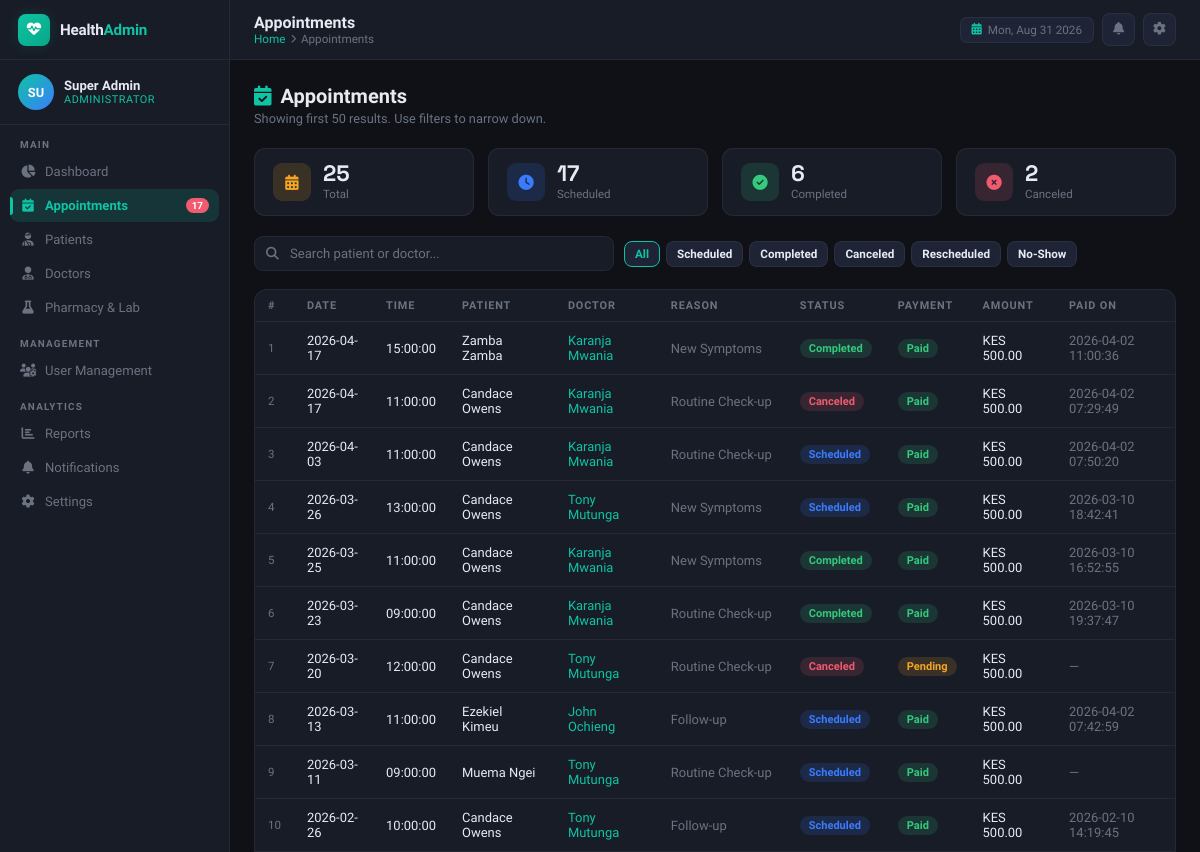
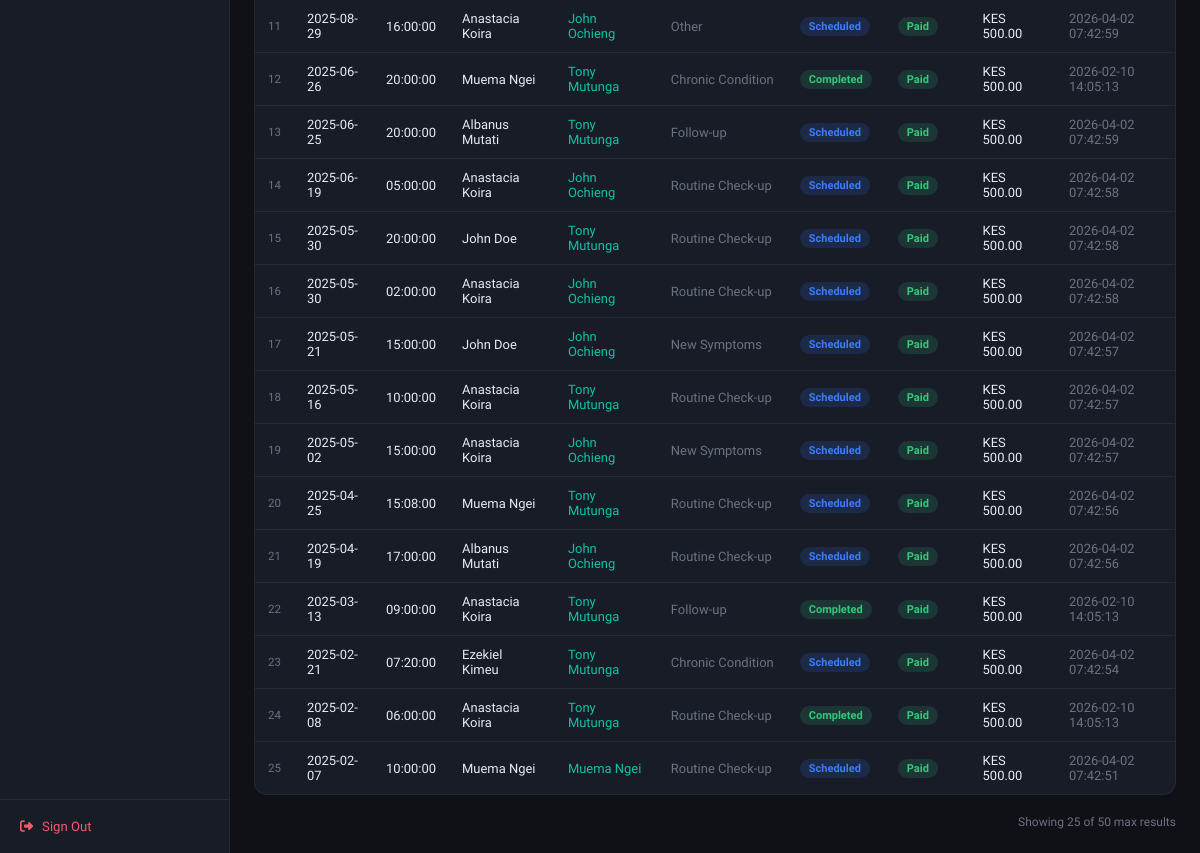
The page /admin/appointments.php (signed in) on the database as committed earlier (2 pictures, top to bottom).
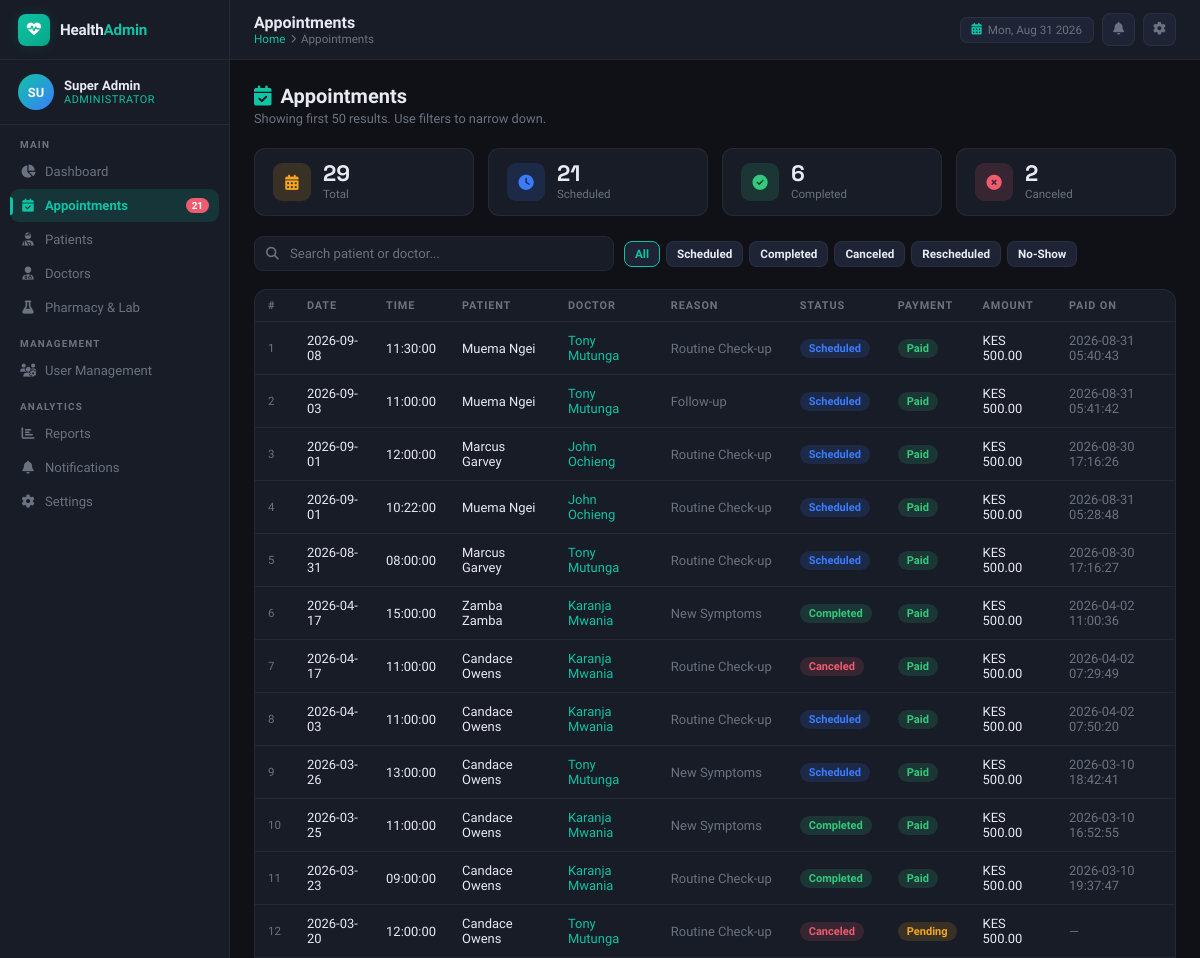
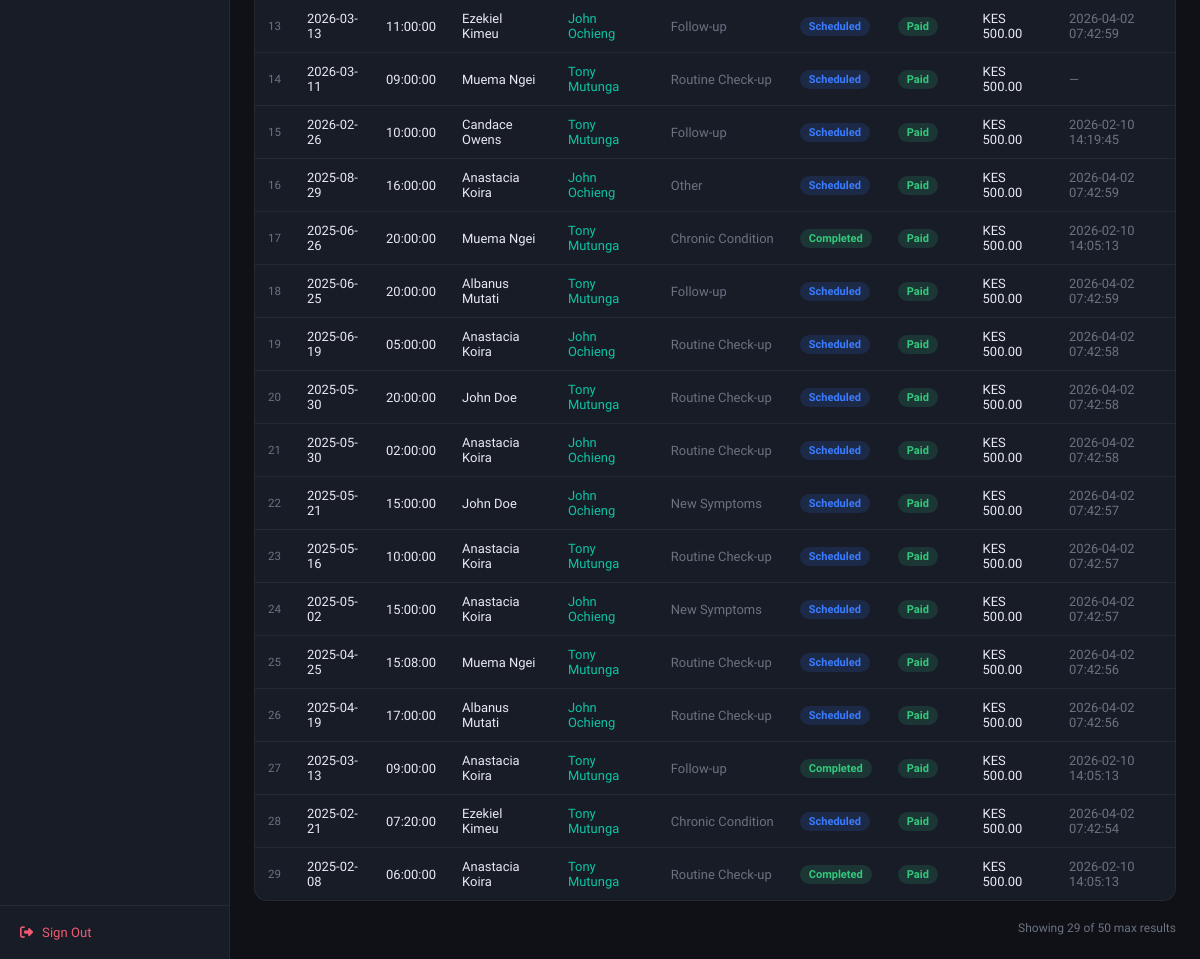
The same page on the database as committed later (2 pictures, top to bottom).
### tables this page shows
CREATE TABLE `appointments` (
  `appointment_id` int(11) NOT NULL,
  `patient_id` int(11) NOT NULL,
  `doctor_id` int(11) NOT NULL,
  `appointment_date` date NOT NULL,
  `appointment_time` time NOT NULL,
  `status` enum('scheduled','completed','canceled','no_show','rescheduled') NOT NULL DEFAULT 'scheduled',
  `payment_status` enum('pending','paid') DEFAULT 'pending',
  `payment_amount` decimal(10,2) DEFAULT 500.00,
  `payment_date` timestamp NULL DEFAULT NULL,
  `payment_method` varchar(50) DEFAULT NULL,
  `payment_reference` varchar(100) DEFAULT NULL,
  `created_at` timestamp NULL DEFAULT current_timestamp(),
  `updated_at` timestamp NULL DEFAULT NULL,
  `updated_by` int(11) DEFAULT NULL,
  `reason` enum('Routine Check-up','Follow-up','New Symptoms','Chronic Condition','Other') NOT NULL,
  `additional_notes` text DEFAULT NULL,
  `appointment_duration` int(11) NOT NULL DEFAULT 30 COMMENT 'minutes'
);

CREATE TABLE `users` (
  `user_id` int(11) NOT NULL,
  `full_name` varchar(100) NOT NULL,
  `email` varchar(100) NOT NULL,
  `password_hash` varchar(255) NOT NULL,
  `phone_number` varchar(15) DEFAULT NULL,
  `role` enum('admin','doctor','patient','receptionist') NOT NULL,
  `specialization` varchar(100) DEFAULT NULL,
  `created_at` timestamp NULL DEFAULT current_timestamp()
);

### admin/appointments.php (the view, shortened to what the changed rows need)
<?php
require_once "../config/db.php";
$current_page  = 'appointments';
$sc = $conn->query("SELECT COUNT(*) AS c FROM appointments WHERE status='scheduled'")->fetch_assoc();
$scheduled_count = (int)$sc['c'];
$status_filter = $_GET['status'] ?? '';
$search        = trim($_GET['search'] ?? '');
$where_clauses = [];
$where_sql = $where_clauses ? 'WHERE ' . implode(' AND ', $where_clauses) : '';
$sql = "
    SELECT
        a.appointment_id,
        a.appointment_date,
        a.appointment_time,
        a.status,
        a.reason,
        u.full_name  AS patient_name,
        d.full_name  AS doctor_name,
        COALESCE(a.payment_status, 'unpaid') AS payment_status,
        a.payment_amount,
        a.payment_date
    FROM appointments a
    JOIN patients  pt ON a.patient_id  = pt.patient_id
    JOIN users     u  ON pt.user_id    = u.user_id
    JOIN users     d  ON a.doctor_id   = d.user_id
    $where_sql
    ORDER BY a.appointment_date DESC, a.appointment_time DESC
    LIMIT 50
";
$stmt = $conn->prepare($sql);
$stmt->execute();
$result = $stmt->get_result();
$rows   = $result->fetch_all(MYSQLI_ASSOC);
$total_q    = $conn->query("SELECT COUNT(*) AS c FROM appointments")->fetch_assoc()['c'];
$sched_q    = $conn->query("SELECT COUNT(*) AS c FROM appointments WHERE status='scheduled'")->fetch_assoc()['c'];
$done_q     = $conn->query("SELECT COUNT(*) AS c FROM appointments WHERE status='completed'")->fetch_assoc()['c'];
$cancel_q   = $conn->query("SELECT COUNT(*) AS c FROM appointments WHERE status='canceled'")->fetch_assoc()['c'];
?>
<!DOCTYPE html>
<html lang="en">
<head>
<?php include "sidebar.php"; ?>
</head>
<body>
<div class="main-wrap">
  <main class="page-content">
    <div class="page-header">
      <h2><i class="fas fa-calendar-check"></i> Appointments</h2>
      <p>Showing first 50 results. Use filters to narrow down.</p>
    </div>
    <div class="mini-stats">
      <div class="mini-stat"><div class="mini-stat-icon amber"><i class="fas fa-calendar-alt"></i></div><div><div class="mini-stat-val"><?= $total_q ?></div><div class="mini-stat-lbl">Total</div></div></div>
      <div class="mini-stat"><div class="mini-stat-icon blue"><i class="fas fa-clock"></i></div><div><div class="mini-stat-val"><?= $sched_q ?></div><div class="mini-stat-lbl">Scheduled</div></div></div>
      <div class="mini-stat"><div class="mini-stat-icon green"><i class="fas fa-circle-check"></i></div><div><div class="mini-stat-val"><?= $done_q ?></div><div class="mini-stat-lbl">Completed</div></div></div>
      <div class="mini-stat"><div class="mini-stat-icon rose"><i class="fas fa-circle-xmark"></i></div><div><div class="mini-stat-val"><?= $cancel_q ?></div><div class="mini-stat-lbl">Canceled</div></div></div>
    </div>
    <div class="search-wrap" style="flex-wrap:wrap;gap:10px;">
      <div class="search-input-wrap">
      </div>
      <div style="display:flex;gap:6px;flex-wrap:wrap">
        <?php
        $statuses = ['all'=>'All', 'scheduled'=>'Scheduled', 'completed'=>'Completed', 'canceled'=>'Canceled', 'rescheduled'=>'Rescheduled', 'no_show'=>'No-Show'];
        foreach ($statuses as $val => $label):
          $active = ($status_filter === $val || ($val==='all' && !$status_filter)) ? 'active' : '';
        ?>
        <a href="?status=<?= $val ?><?= $search?"&search=".urlencode($search):'' ?>" class="ha-btn ha-btn-ghost ha-btn-sm <?= $active ?>" style="<?= $active?'border-color:var(--teal);color:var(--teal)':'' ?>"><?= $label ?></a>
        <?php endforeach; ?>
      </div>
    </div>
    <div class="ha-card" style="padding:0;overflow:hidden">
      <div style="overflow-x:auto">
      <table class="ha-table" id="apptTable">
        <thead>
          <tr>
            <th>#</th>
            <th>Date</th>
            <th>Time</th>
            <th>Patient</th>
            <th>Doctor</th>
            <th>Reason</th>
            <th>Status</th>
            <th>Payment</th>
            <th>Amount</th>
            <th>Paid On</th>
          </tr>
        </thead>
        <tbody>
          <?php if (empty($rows)): ?>
          <tr><td colspan="10" style="text-align:center;color:var(--muted);padding:32px">No appointments found.</td></tr>
          <?php else: ?>
          <?php foreach ($rows as $i => $r): ?>
          <tr>
            <td style="color:var(--muted);font-size:.72rem"><?= $i+1 ?></td>
            <td style="font-weight:500"><?= htmlspecialchars($r['appointment_date']) ?></td>
            <td><?= htmlspecialchars($r['appointment_time']) ?></td>
            <td><?= htmlspecialchars($r['patient_name']) ?></td>
            <td style="color:var(--teal)"><?= htmlspecialchars($r['doctor_name']) ?></td>
            <td style="color:var(--muted);max-width:160px;white-space:nowrap;overflow:hidden;text-overflow:ellipsis"><?= htmlspecialchars($r['reason'] ?? '—') ?></td>
            <td><span class="ha-badge badge-<?= strtolower($r['status']) ?>"><?= ucfirst($r['status']) ?></span></td>
            <td><span class="ha-badge badge-<?= strtolower($r['payment_status']) ?>"><?= ucfirst($r['payment_status']) ?></span></td>
            <td><?= $r['payment_amount'] ? 'KES '.number_format($r['payment_amount'],2) : '—' ?></td>
            <td style="color:var(--muted)"><?= $r['payment_date'] ?? '—' ?></td>
          </tr>
          <?php endforeach; ?>
          <?php endif; ?>
        </tbody>
      </table>
      </div>
    </div>
    <div class="ha-page-info" style="text-align:right">Showing <?= count($rows) ?> of 50 max results</div>
  </main>
</div>
</body>
</html>

### admin/sidebar.php (shortened to what the changed rows need)
<?php
$current = $current_page ?? '';
?>
<link href="https://cdnjs.cloudflare.com/ajax/libs/font-awesome/6.5.0/css/all.min.css" rel="stylesheet">
<aside class="sidebar">
  <nav class="sb-nav">
    <a href="/Appointment_system/admin/appointments.php"  class="nav-item <?= $current==='appointments' ?'active':'' ?>">
      <i class="fas fa-calendar-check"></i> Appointments
      <?php if ($scheduled_count ?? 0): ?><span class="nav-badge"><?= $scheduled_count ?></span><?php endif; ?>
    </a>
  </nav>
</aside>

Rows that differ between the two databases and show on the page:
removed appointments: appointment_date "2025-02-07", appointment_time "10:00:00", doctor.full_name "Muema Ngei", reason "Routine Check-up", status "Scheduled", payment_status "Paid", payment_amount "500.00", payment_date "2026-04-02 07:42:51"
added appointments: appointment_date "2026-09-08", appointment_time "11:30:00", users.full_name "Muema Ngei", doctor.full_name "Tony Mutunga", reason "Routine Check-up", status "Scheduled", payment_status "Paid", payment_amount "500.00", payment_date "2026-08-31 05:40:43"
added appointments: appointment_date "2026-09-03", appointment_time "11:00:00", users.full_name "Muema Ngei", doctor.full_name "Tony Mutunga", reason "Follow-up", status "Scheduled", payment_status "Paid", payment_amount "500.00", payment_date "2026-08-31 05:41:42"
added appointments: appointment_date "2026-09-01", appointment_time "12:00:00", users.full_name "Marcus Garvey", doctor.full_name "John Ochieng", reason "Routine Check-up", status "Scheduled", payment_status "Paid", payment_amount "500.00", payment_date "2026-08-30 17:16:26"
added appointments: appointment_date "2026-09-01", appointment_time "10:22:00", users.full_name "Muema Ngei", doctor.full_name "John Ochieng", reason "Routine Check-up", status "Scheduled", payment_status "Paid", payment_amount "500.00", payment_date "2026-08-31 05:28:48"
added appointments: appointment_date "2026-08-31", appointment_time "08:00:00", users.full_name "Marcus Garvey", doctor.full_name "Tony Mutunga", reason "Routine Check-up", status "Scheduled", payment_status "Paid", payment_amount "500.00", payment_date "2026-08-30 17:16:27"
Other text that changed with them:
$scheduled_count: "17" → "21"
$total_q: "25" → "29"
$sched_q: "17" → "21"
count($rows): "25" → "29"
